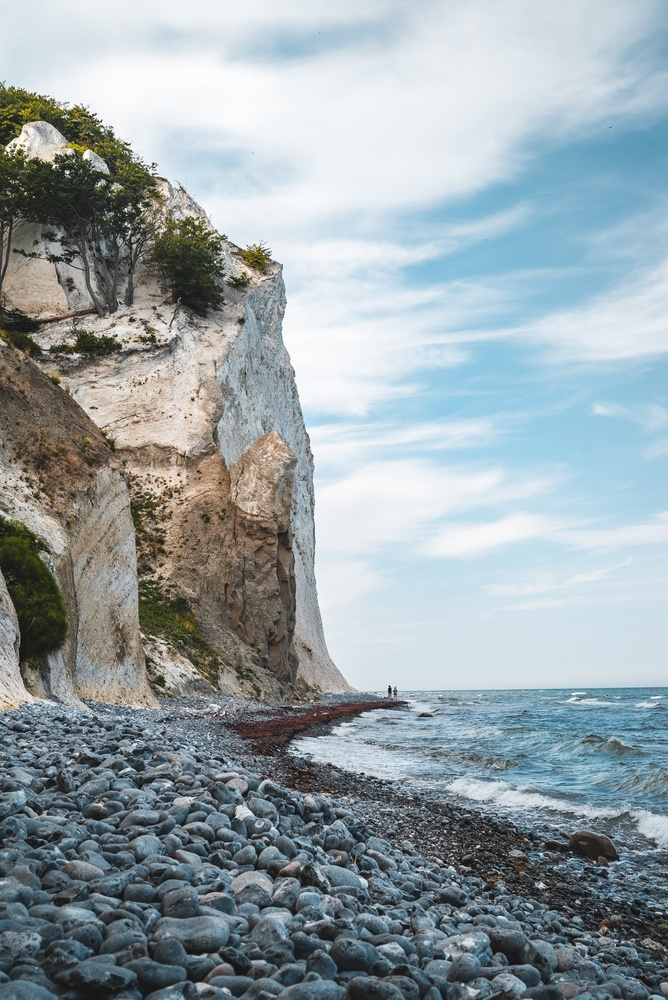
#> input picture data/sample.jpg, 668 x 1000 px, shrunk from 2832 x 4240 before the run
$ python image2RLE.py
#> lines starting #> are read from the running program, lines starting #| are printed output that depends on the picture
### zigzag.py
# Zigzag scan of a matrix
# Argument is a two-dimensional matrix of any size,
# not strictly a square one.
# Function returns a 1-by-(m*n) array,
# where m and n are sizes of an input matrix,
# consisting of its items scanned by a zigzag method.
#
# Matlab Code:
# Alexey S. Sokolov a.k.a. nICKEL, Moscow, Russia
# June 2007
# alex.nickel@gmail.com

import numpy as np

def zigzag(input):
    #initializing the variables
    #----------------------------------
    h = 0
    v = 0

    vmin = 0
    hmin = 0

    vmax = input.shape[0]
    hmax = input.shape[1]

    #print(vmax ,hmax )

    i = 0

    output = np.zeros(( vmax * hmax))
    #----------------------------------

    while ((v < vmax) and (h < hmax)):

        if ((h + v) % 2) == 0:                 # going up

            if (v == vmin):
            	#print(1)
                output[i] = input[v, h]        # if we got to the first line

                if (h == hmax):
                    v = v + 1
                else:
                    h = h + 1

                i = i + 1

            elif ((h == hmax -1 ) and (v < vmax)):   # if we got to the last column
            	#print(2)
            	output[i] = input[v, h]
            	v = v + 1
            	i = i + 1

            elif ((v > vmin) and (h < hmax -1 )):    # all other cases
            	#print(3)
            	output[i] = input[v, h]
            	v = v - 1
            	h = h + 1
            	i = i + 1


        else:                                    # going down

        	if ((v == vmax -1) and (h <= hmax -1)):       # if we got to the last line
        		#print(4)
        		output[i] = input[v, h]
        		h = h + 1
        		i = i + 1

        	elif (h == hmin):                  # if we got to the first column
        		#print(5)
        		output[i] = input[v, h]

        		if (v == vmax -1):
        			h = h + 1
        		else:
        			v = v + 1

        		i = i + 1

        	elif ((v < vmax -1) and (h > hmin)):     # all other cases
        		#print(6)
        		output[i] = input[v, h]
        		v = v + 1
        		h = h - 1
        		i = i + 1


        if ((v == vmax-1) and (h == hmax-1)):          # bottom right element
        	#print(7)
        	output[i] = input[v, h]
        	break

    #print ('v:',v,', h:',h,', i:',i)
    return output


# Inverse zigzag scan of a matrix
# Arguments are: a 1-by-m*n array,
# where m & n are vertical & horizontal sizes of an output matrix.
# Function returns a two-dimensional matrix of defined sizes,
# consisting of input array items gathered by a zigzag method.
#
# Matlab Code:
# Alexey S. Sokolov a.k.a. nICKEL, Moscow, Russia
# June 2007
# alex.nickel@gmail.com


# [80 lines left out: function inverse_zigzag, not called in this run]

### image2RLE.py
import cv2
import numpy as np
import math

# import zigzag functions
from zigzag import *

# Author: Nadeen Gamage
# Software Engineer
# 2019

def get_run_length_encoding(image):
    i = 0
    skip = 0
    stream = []
    bitstream = ""
    image = image.astype(int)
    while i < image.shape[0]:
        if image[i] != 0:
            stream.append((image[i],skip))
            bitstream = bitstream + str(image[i])+ " " +str(skip)+ " "
            skip = 0
        else:
            skip = skip + 1
        i = i + 1

    return bitstream

# defining block size
block_size = 8

# Quantization Matrix
QUANTIZATION_MAT = np.array([[16,11,10,16,24,40,51,61],[12,12,14,19,26,58,60,55],[14,13,16,24,40,57,69,56 ],[14,17,22,29,51,87,80,62],[18,22,37,56,68,109,103,77],[24,35,55,64,81,104,113,92],[49,64,78,87,103,121,120,101],[72,92,95,98,112,100,103,99]])

# reading image in grayscale style
img = cv2.imread('./data/sample.jpg', cv2.IMREAD_GRAYSCALE)
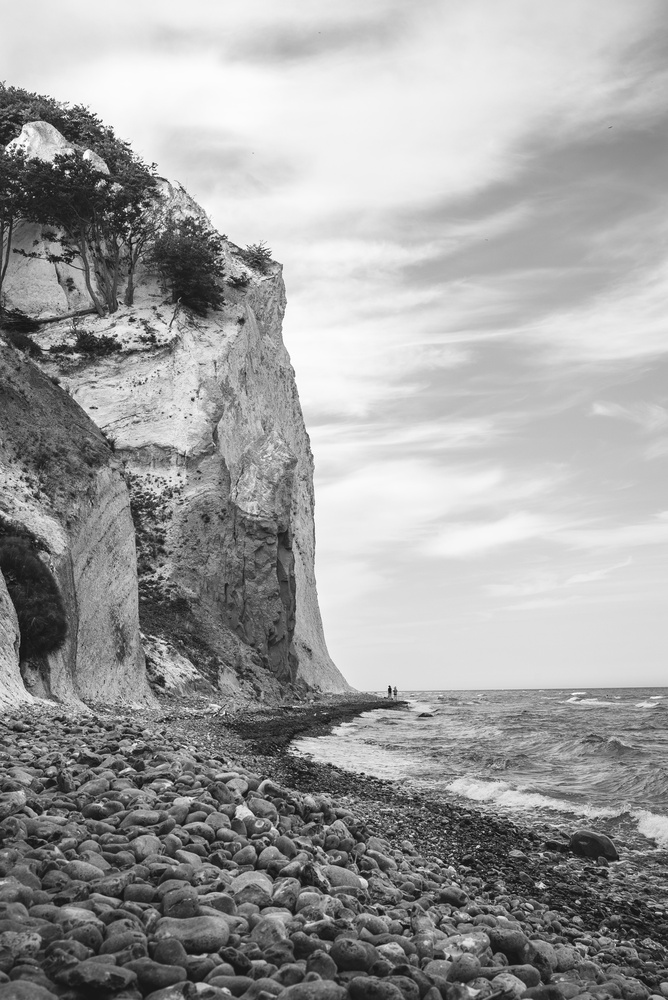
#> img: shape (1000, 668); min 4, max 255, mean 159

#You can try with this matrix to understand working of DCT
#img = np.array([[255,255,227,204,204,203,192,217],[215,189,167,166,160,135,167,244],[169,115,99,99,99,82,127,220],[146,90,86,88,84,63,195,189],[255,255,231,239,240,182,251,232],[255,255,21,245,226,169,229,247],[255,255,222,251,174,209,174,163],[255,255,221,184,205,248,249,220]])


# get size of the image
[h , w] = img.shape
#> h = 1000; w = 668


# No of blocks needed : Calculation

height = h
#> height = 1000
width = w
#> width = 668
h = np.float32(h)
w = np.float32(w)

nbh = math.ceil(h/block_size)
#> nbh = 125
nbh = np.int32(nbh)

nbw = math.ceil(w/block_size)
#> nbw = 84
nbw = np.int32(nbw)


# Pad the image, because sometime image size is not dividable to block size
# get the size of padded image by multiplying block size by number of blocks in height/width

# height of padded image
H =  block_size * nbh
#> H = 1000

# width of padded image
W =  block_size * nbw
#> W = 672

# create a numpy zero matrix with size of H,W
padded_img = np.zeros((H,W))

# [7 lines of commented-out code are left out]
padded_img[0:height,0:width] = img[0:height,0:width]
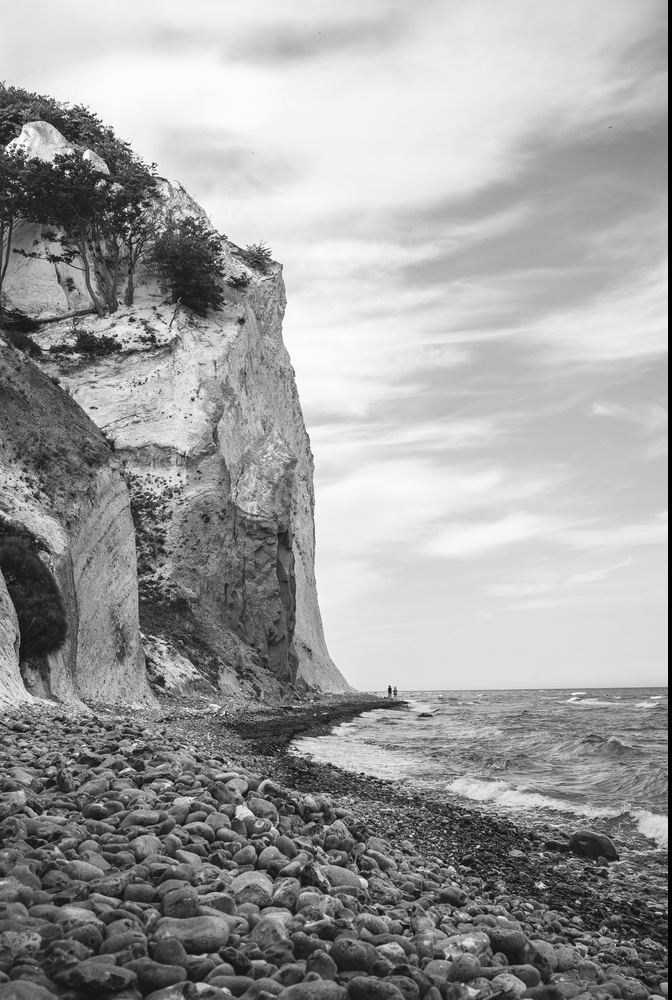
#> padded_img: shape (1000, 672) float64; min 0, max 255, mean 158

cv2.imwrite('uncompressed.bmp', np.uint8(padded_img))


# start encoding:
# divide image into block size by block size (here: 8-by-8) blocks
# To each block apply 2D discrete cosine transform
# reorder DCT coefficients in zig-zag order
# reshaped it back to block size by block size (here: 8-by-8)

for i in range(nbh):

        # Compute start and end row index of the block
        row_ind_1 = i*block_size
        row_ind_2 = row_ind_1+block_size

        for j in range(nbw):

            # Compute start & end column index of the block
            col_ind_1 = j*block_size
            col_ind_2 = col_ind_1+block_size

            block = padded_img[ row_ind_1 : row_ind_2 , col_ind_1 : col_ind_2 ]

            # apply 2D discrete cosine transform to the selected block
            DCT = cv2.dct(block)

            DCT_normalized = np.divide(DCT,QUANTIZATION_MAT).astype(int)

            # reorder DCT coefficients in zig zag order by calling zigzag function
            # it will give you a one dimentional array
            reordered = zigzag(DCT_normalized)

            # reshape the reorderd array back to (block size by block size) (here: 8-by-8)
            reshaped= np.reshape(reordered, (block_size, block_size))

            # copy reshaped matrix into padded_img on current block corresponding indices
            padded_img[row_ind_1 : row_ind_2 , col_ind_1 : col_ind_2] = reshaped
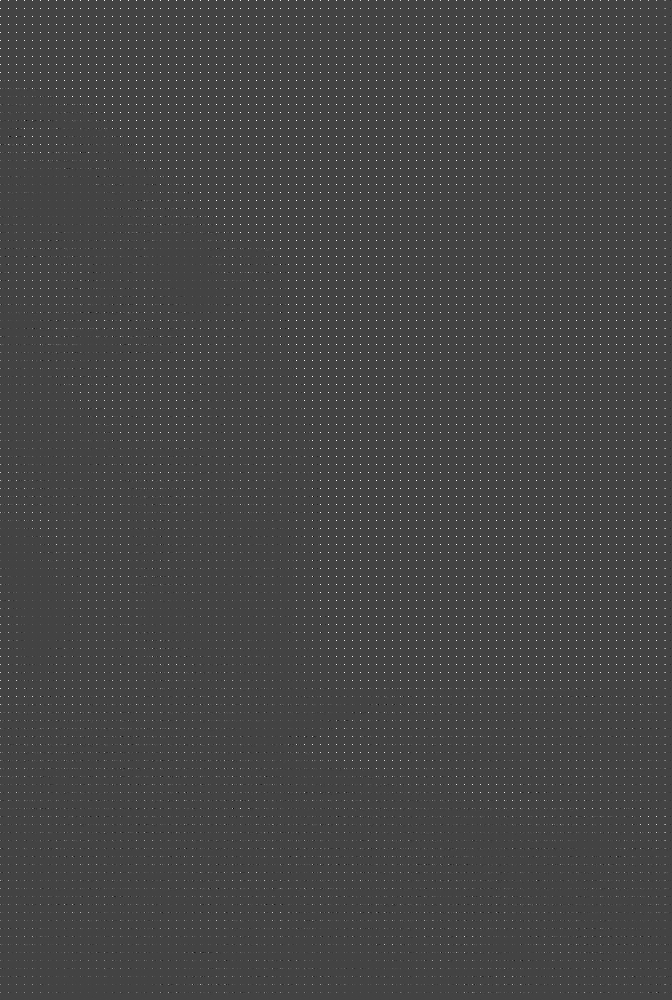
#> padded_img: shape (1000, 672) float64; min -45, max 126, mean 1.2; drawn with min black and max white

cv2.imshow('encoded image', np.uint8(padded_img))
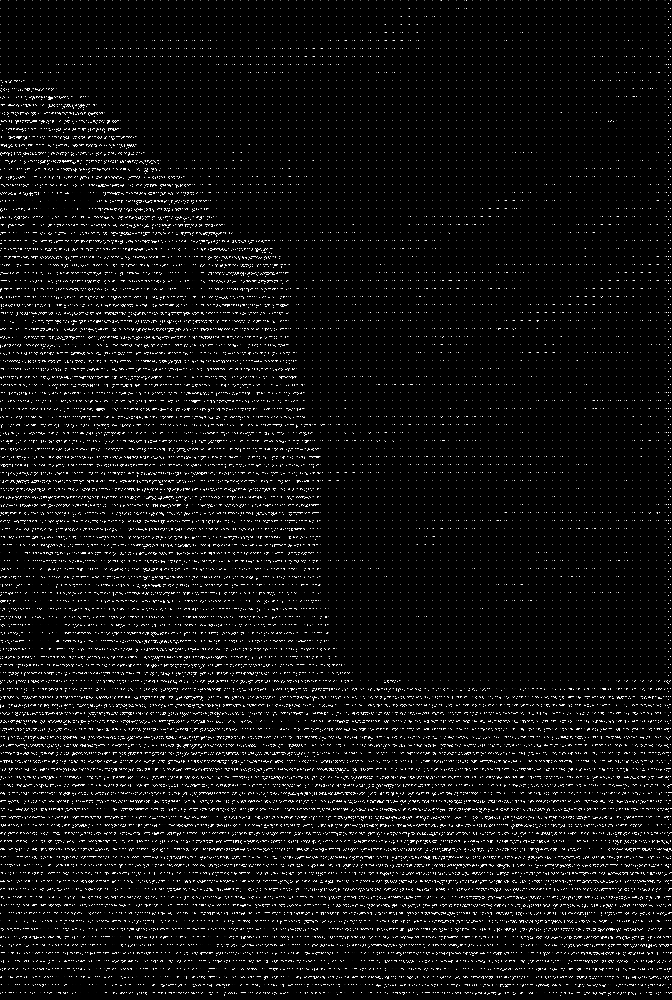
#> window 'encoded image': shape (1000, 672); min 0, max 255, mean 13.9

arranged = padded_img.flatten()

# Now RLE encoded data is written to a text file (You can check no of bytes in text file is very less than no of bytes in the image
# THIS IS COMPRESSION WE WANTED, NOTE THAT ITS JUST COMPRESSION DUE TO RLE, YOU CAN COMPRESS IT FURTHER USING HUFFMAN CODES OR MAY BE
# REDUCING MORE FREQUENCY COEFFICIENTS TO ZERO)

bitstream = get_run_length_encoding(arranged)

# Two terms are assigned for size as well, semicolon denotes end of image to reciever
bitstream = str(padded_img.shape[0]) + " " + str(padded_img.shape[1]) + " " + bitstream + ";"

# Written to image.txt
file1 = open("image.txt","w")
file1.write(bitstream)
file1.close()

cv2.waitKey(0)
cv2.destroyAllWindows()
